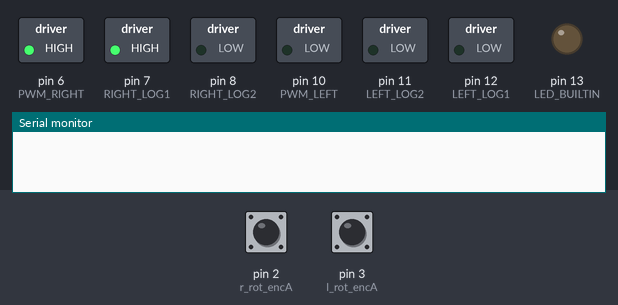
A sketch run on a simulated Arduino Uno, built with avr-gcc and run on an emulated ATmega328P. On the bench: switched loads named in the sketch (green lamp = pin HIGH), output pins drawn as LEDs (lit = HIGH), the last lines printed to the serial monitor. The inputs (shaded band) are chosen by the test bench; at power-on: pin 2 (r_rot_encA) HIGH, pin 3 (l_rot_encA) HIGH.

Above: at 1.0 s.
At 3.0 s:
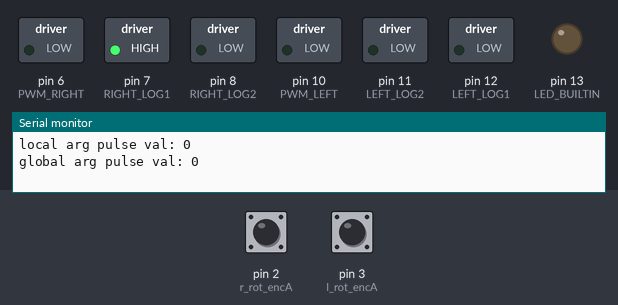
Timing chart, 0 to 4.6 s (numbered marks = the images above):
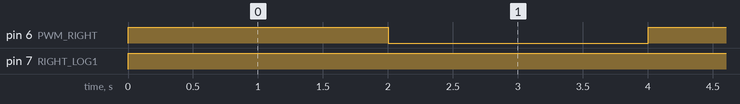

The sketch:

err_cant_pass_interrupt_pointer.ino
```cpp
/*
 * Shows a bug where a pointer linked to an interrupt pin doesn't properly update.
 */

// Define input pin numbers for Hall sensors.
int r_rot_encA = 2;
int l_rot_encA = 3;
// Set placeholders for Hall sensors' pulse numbers.
int l_encA_pulse_n = 0;
int *p_l_encA_pulse_n;
int r_encA_pulse_n = 0;
int *p_r_encA_pulse_n;
// PWM pins to control speed.
int PWM_LEFT = 10;
int PWM_RIGHT = 6;
int PWM_RES = 255;  // # bit resolution for pwm duty cycle
// H-bridge V logic pins to control individual motor direction:
// Hi to '1' and Lo to '2' is forward motion, and vice versa.
int LEFT_LOG1 = 12;
int LEFT_LOG2 = 11;
int RIGHT_LOG1 = 7;
int RIGHT_LOG2 = 8;

void setup() {
    // Set pin modes.
    // Use interrupt to detect pin state change.
    pinMode(l_rot_encA, INPUT_PULLUP);
    attachInterrupt(digitalPinToInterrupt(l_rot_encA), increment_l, CHANGE);
    pinMode(r_rot_encA, INPUT_PULLUP);
    attachInterrupt(digitalPinToInterrupt(r_rot_encA), increment_r, CHANGE);
    pinMode(PWM_LEFT, OUTPUT);
    pinMode(PWM_RIGHT, OUTPUT);
    pinMode(LEFT_LOG1, OUTPUT);
    pinMode(LEFT_LOG2, OUTPUT);
    pinMode(RIGHT_LOG1, OUTPUT);
    pinMode(RIGHT_LOG2, OUTPUT);
    pinMode(LED_BUILTIN, OUTPUT);

    Serial.begin (57600);
    p_l_encA_pulse_n = &l_encA_pulse_n;
    p_r_encA_pulse_n = &r_encA_pulse_n;
}

void loop() {
    // Run motor: show that pointer to interrupt doesn't update.
    run_motor(PWM_RIGHT, PWM_RES, RIGHT_LOG1, RIGHT_LOG2, *p_r_encA_pulse_n);
}

// Interrupt callback.
void increment_l() {
    ++*p_l_encA_pulse_n;
}

void increment_r() {
    ++*p_r_encA_pulse_n;
}

void run_motor(int pwm_pin, int pwm_res, int log1_pin, int log2_pin,
                int pulse_val) {
    // Start motor at 100% pwm duty cycle.
    analogWrite(pwm_pin, pwm_res);
    digitalWrite(log1_pin, HIGH);
    digitalWrite(log2_pin, LOW);
    delay(2000);
    Serial.print("local arg pulse val: ");
    Serial.println(pulse_val);
    Serial.print("global arg pulse val: ");
    Serial.println(*p_r_encA_pulse_n);
    analogWrite(pwm_pin, 0);
    delay(2000);
}
```

Measured:
- by itself, pin 6 (PWM_RIGHT): alternates HIGH for 2.0 s and LOW for 2.0 s
- by itself, pin 7 (RIGHT_LOG1): LOW → HIGH at 0.00 s
